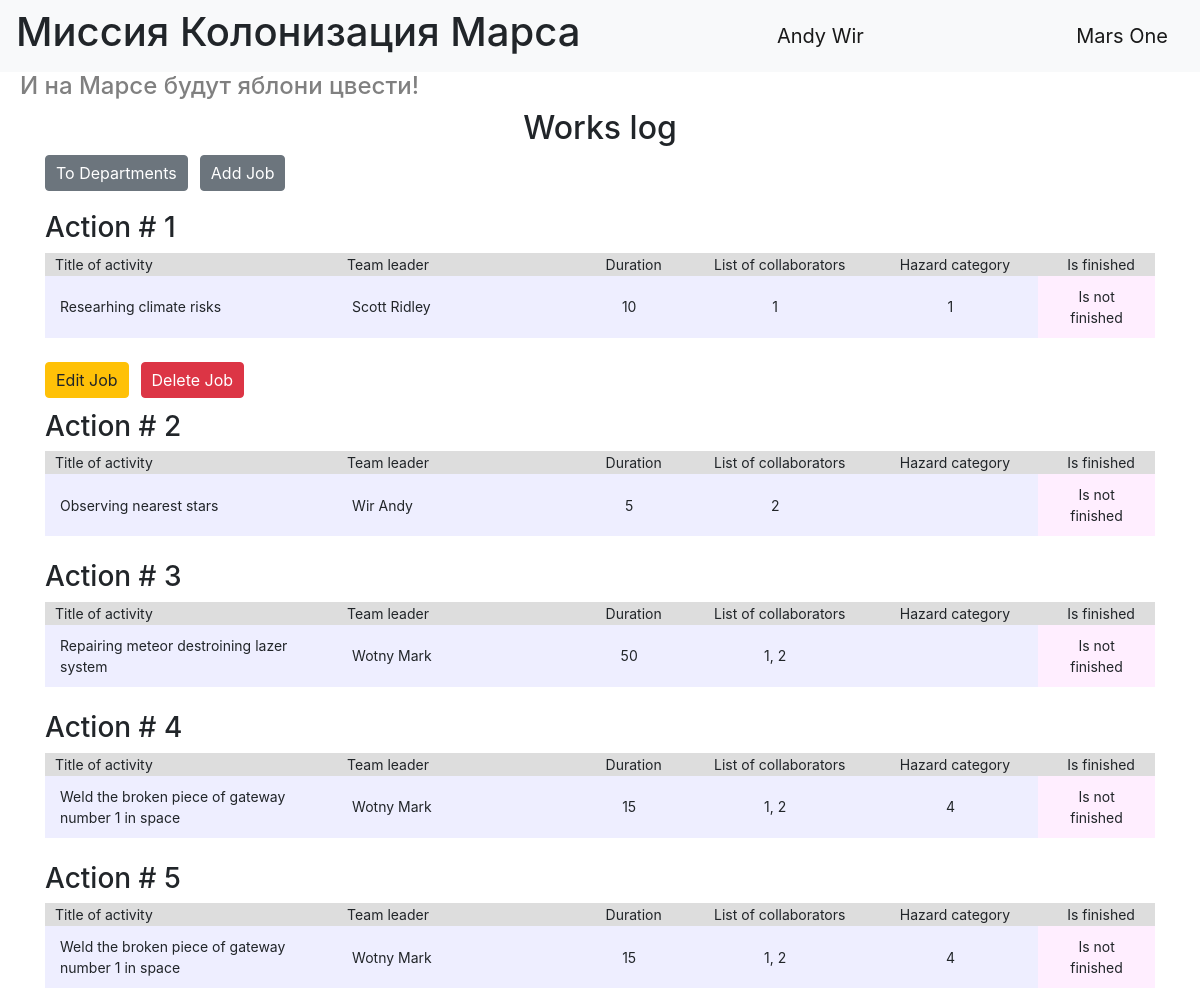
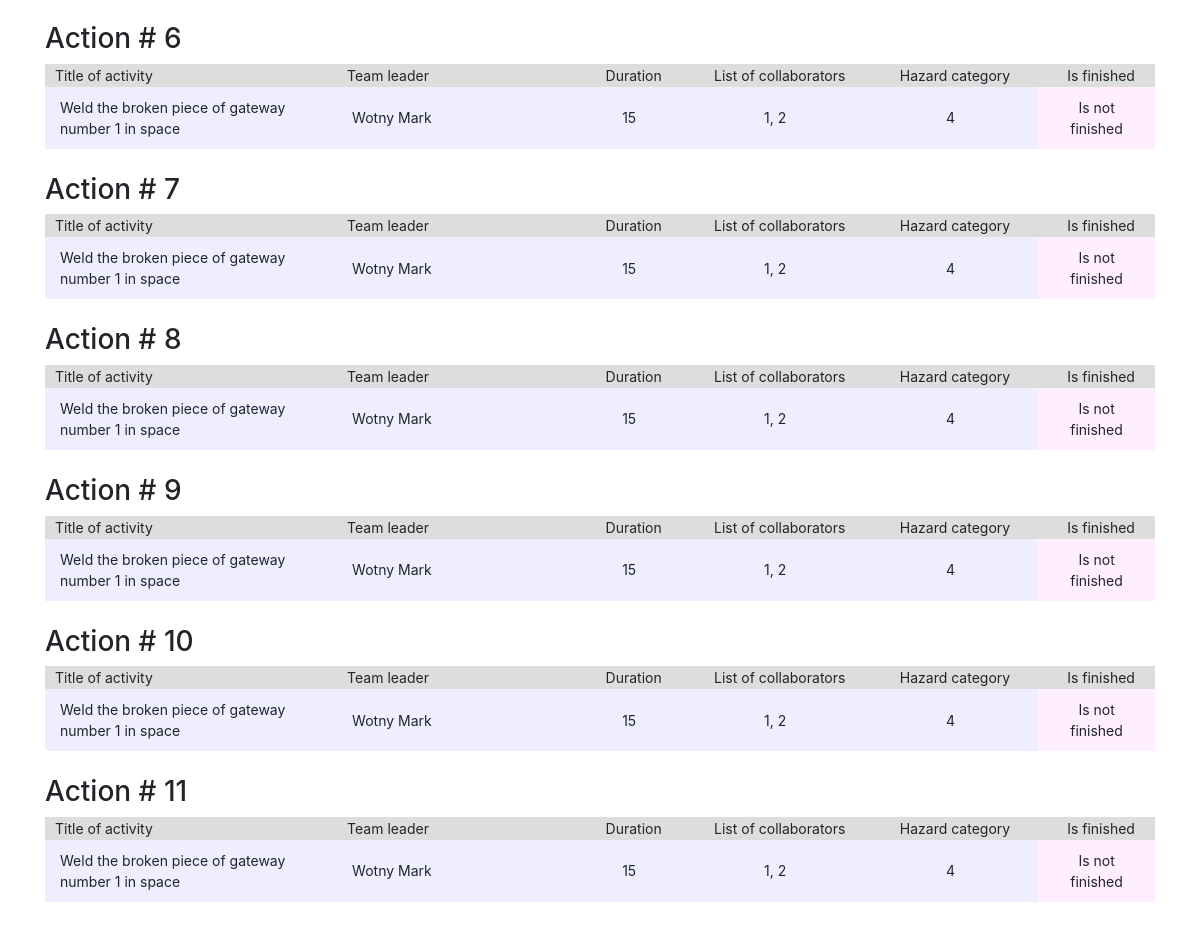
/ (signed in), run on the app's committed database (2 pictures, top to bottom).
### data/users.py (models this page shows, shortened)
class User(SqlAlchemyBase, UserMixin, SerializerMixin):
    __tablename__ = 'users'
    id = sqlalchemy.Column(sqlalchemy.Integer,
                           primary_key=True, autoincrement=True)
    surname = sqlalchemy.Column(sqlalchemy.String, nullable=True)
    name = sqlalchemy.Column(sqlalchemy.String, nullable=True)
    age = sqlalchemy.Column(sqlalchemy.Integer, nullable=True)
    position = sqlalchemy.Column(sqlalchemy.String, nullable=True)
    speciality = sqlalchemy.Column(sqlalchemy.String, nullable=True)
    address = sqlalchemy.Column(sqlalchemy.String, nullable=True)
    email = sqlalchemy.Column(sqlalchemy.String,
                              index=True, unique=True, nullable=True)
    hashed_password = sqlalchemy.Column(sqlalchemy.String, nullable=True)
    modified_date = sqlalchemy.Column(sqlalchemy.DateTime,
                                      default=datetime.datetime.now)
    jobs = orm.relationship("Jobs", back_populates='user')
    departments = orm.relationship("Department", secondary='association', back_populates='users')

### data/jobs.py (models this page shows)
class Jobs(SqlAlchemyBase, SerializerMixin):
    __tablename__ = 'jobs'
    id = sqlalchemy.Column(sqlalchemy.Integer,
                           primary_key=True, autoincrement=True)
    team_leader = sqlalchemy.Column(sqlalchemy.Integer, sqlalchemy.ForeignKey("users.id"), nullable=True)
    job = sqlalchemy.Column(sqlalchemy.String, nullable=True)
    work_size = sqlalchemy.Column(sqlalchemy.Integer, nullable=True)
    collaborators = sqlalchemy.Column(sqlalchemy.String, nullable=True)
    hazard_category_id = sqlalchemy.Column(
        sqlalchemy.Integer,
        sqlalchemy.ForeignKey('hazard_categories.id'),
        nullable=True
    )
    start_date = sqlalchemy.Column(sqlalchemy.DateTime, nullable=True, default=datetime.datetime.now)
    end_date = sqlalchemy.Column(sqlalchemy.DateTime, nullable=True, default=datetime.datetime.now)
    is_finished = sqlalchemy.Column(sqlalchemy.Boolean, nullable=True, default=False)
    user = orm.relationship("User", foreign_keys=[team_leader])
    hazard_category = orm.relationship("HazardCategory")
    serialize_rules = ('-user.jobs', '-hazard_category.jobs')

### data/category.py (models this page shows, shortened)
class HazardCategory(SqlAlchemyBase, SerializerMixin):
    __tablename__ = 'hazard_categories'
    id = sqlalchemy.Column(sqlalchemy.Integer, primary_key=True)
    name = sqlalchemy.Column(sqlalchemy.String, nullable=False)
    level = sqlalchemy.Column(sqlalchemy.Integer, nullable=False, unique=True)
    job = orm.relationship('Jobs')

### main.py (the view)
@app.route("/")
def index():
    jobs = db_sess.query(Jobs).order_by(Jobs.id).all()
    numbered_jobs = list(enumerate(jobs, start=1))
    return render_template("works_log.html", title='Works Log', works=numbered_jobs)

### main.py (called while the page is built)
@login_manager.user_loader
def load_user(user_id):
    return db_sess.query(User).get(user_id)

### templates/works_log.html (shortened to what this page needs)
{% extends "base.html" %}
{% block content %}
<h2 style="text-align: center">Works log</h2>
<div style="margin-bottom: 20px;">
    {% if current_user.is_authenticated %}
    <div style="margin-bottom: 12px;">
        <div style="display: flex; gap: 12px;">
            <a href="departments" class="btn btn-secondary" style="padding: 5px 10px; display: inline-block;">To
                Departments</a>
            <a href="addjob" class="btn btn-secondary" style="padding: 5px 10px; display: inline-block;">Add Job</a>
        </div>
    </div>
    {% endif %}
    {% for index, work in works %}
    {% if current_user.is_authenticated and (current_user == work.user or current_user.id == 1) %}
    <div style="margin-bottom: 12px;">
        <div style="display: flex; gap: 12px;">
            <a href="/editjob/{{ work.id }}" class="btn btn-warning" style="padding: 5px 10px; display: inline-block;">Edit
                Job</a>
            <a href="/deletejob/{{ work.id }}" class="btn btn-danger" style="padding: 5px 10px; display: inline-block;">Delete
                Job</a>
        </div>
    </div>
    {% endif %}
</div>
<div>
    <h3 style="text-align: left">Action # {{ index }}</h3>
    <table>
        <colgroup>
            <col style="width: 25%;">
            <col style="width: 20%;">
            <col style="width: 10%">
            <col style="width: 15%">
            <col style="width: 15%">
            <col style="width: 10%">
        </colgroup>
        <tr>
            <th style="text-align: left; ">Title of activity</th>
            <th style="text-align: left">Team leader</th>
            <th>Duration</th>
            <th>List of collaborators</th>
            <th>Hazard category</th>
            <th>Is finished</th>
        </tr>
        <tr>
            <td style="text-align: left">{{ work.job }}</td>
            <td style="text-align: left">{{ work.user.surname }} {{ work.user.name }}</td>
            <td>{{ work.work_size }}</td>
            <td>{{ work.collaborators }}</td>
            <td>{{ work.hazard_category.level }}</td>
            {% if not work.is_finished %}
            <td style="background-color: #ffeeff;">Is not finished</td>
            {% else %}
            <td style="background-color: #d0f0c0;">Is finished</td>
            {% endif %}
        </tr>
    </table>
</div>
<br>
{% endfor %}
{% endblock %}

### templates/base.html (shortened to what this page needs)
<!DOCTYPE html>
<html lang="en">
<head>
    <link rel="stylesheet"
          href="https://stackpath.bootstrapcdn.com/bootstrap/4.4.1/css/bootstrap.min.css"
>
    <link rel="stylesheet" href="/static/css/style.css">
</head>
<body>
<header>
    <nav class="navbar navbar-light bg-light">
        <h1>Миссия Колонизация Марса</h1>
        {% if current_user.is_authenticated %}
        <a class="navbar-brand" href="/logout">{{ current_user.name }} {{ current_user.surname }}</a>
        {% else %}
        <p>
            <a class="btn btn-primary " href="/register">Register</a>
            <a class="btn btn-success" href="/login">Login</a>
        </p>
        {% endif %}
        <a class="navbar-brand">Mars One</a>
    </nav>
    <h4>И на Марсе будут яблони цвести!</h4>
</header>
<main role="main" class="container">
    {% block content %}{% endblock %}
</main>
</body>
</html>

### static/css/style.css (style rules this page uses)
h4 { color: gray; padding-left: 20px; }

### templates/works_log.html (style rules this page uses)
th { background-color: #dddddd; padding-left: 10px; height: min-content; }
td { background-color: #eeeeff; padding: 10px 15px; }
table { width: 100%; font-size: 14px; }
th, td { font-weight: normal; text-align: center; }

### data on the page
User: name "Andy", surname "Wir"
Jobs: index "1", job "Researhing climate risks", user.surname "Scott", user.name "Ridley", work_size "10", collaborators "1", hazard_category.level "1", is_finished "Is not finished"
Jobs: index "2", job "Observing nearest stars", user.surname "Wir", user.name "Andy", work_size "5", collaborators "2", is_finished "Is not finished"
Jobs: index "3", job "Repairing meteor destroining lazer system", user.surname "Wotny", user.name "Mark", work_size "50", collaborators "1, 2", is_finished "Is not finished"
Jobs: index "4", job "Weld the broken piece of gateway number 1 in space", user.surname "Wotny", user.name "Mark", work_size "15", collaborators "1, 2", hazard_category.level "4", is_finished "Is not finished"
Jobs: id "5", job "Weld the broken piece of gateway number 1 in space", user.surname "Wotny", user.name "Mark", work_size "15", collaborators "1, 2", hazard_category.level "4", is_finished "Is not finished"
Jobs: id "6", job "Weld the broken piece of gateway number 1 in space", user.surname "Wotny", user.name "Mark", work_size "15", collaborators "1, 2", hazard_category.level "4", is_finished "Is not finished"
Jobs: id "7", job "Weld the broken piece of gateway number 1 in space", user.surname "Wotny", user.name "Mark", work_size "15", collaborators "1, 2", hazard_category.level "4", is_finished "Is not finished"
Jobs: id "8", job "Weld the broken piece of gateway number 1 in space", user.surname "Wotny", user.name "Mark", work_size "15", collaborators "1, 2", hazard_category.level "4", is_finished "Is not finished"
Jobs: id "9", job "Weld the broken piece of gateway number 1 in space", user.surname "Wotny", user.name "Mark", work_size "15", collaborators "1, 2", hazard_category.level "4", is_finished "Is not finished"
Jobs: id "10", job "Weld the broken piece of gateway number 1 in space", user.surname "Wotny", user.name "Mark", work_size "15", collaborators "1, 2", hazard_category.level "4", is_finished "Is not finished"
Jobs: id "11", job "Weld the broken piece of gateway number 1 in space", user.surname "Wotny", user.name "Mark", work_size "15", collaborators "1, 2", hazard_category.level "4", is_finished "Is not finished"
